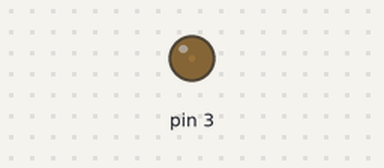
This sketch was run on a simulated Arduino Uno, built with avr-gcc and run on an emulated ATmega328P. Parts: output pins drawn as LEDs (lit = HIGH).

Above: at 0.15 s.
At 2.85 s:
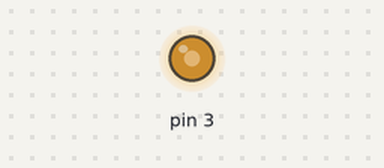
At 5.27 s:
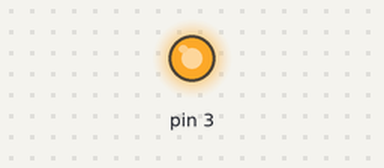
At 8.89 s:
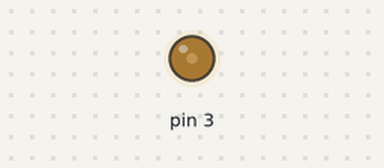
Timing chart, 0 to 11.7 s (numbered marks = the images above):
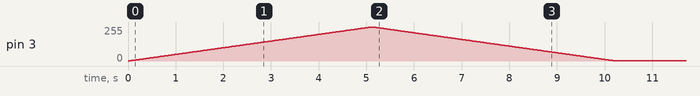

The sketch:

led2.ino
```cpp
int value = 0;
//int flag = true;

void setup() {
  // put your setup code here, to run once:

}

void loop() {
  // put your main code here, to run repeatedly:
  if(value < 256){
    analogWrite(3, value++);
    delay(20);
  }
  else if(value >= 256 && value <= 510){
    analogWrite(3, 511 - value++);
    delay(20);
  }


}
```

Measured:
- by itself, pin 3: rises from 0/255 to 255/255 in 5.1 s, then falls to 1/255 in 5.1 s
